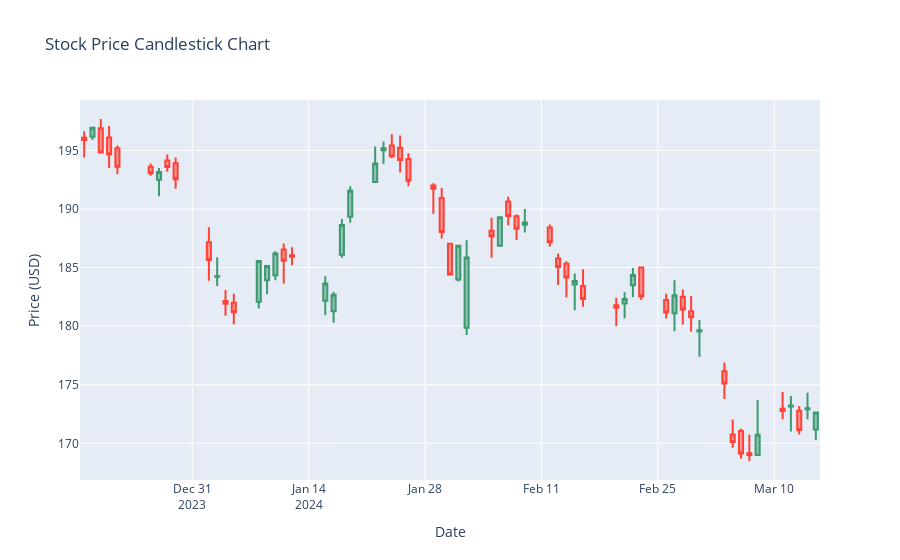

Write notebook code for a chart like this one.
### Code cell
import plotly.graph_objects as go

# 繪製蠟燭圖
fig = go.Figure(data=[go.Candlestick(x=data.index,
                open=data['open'],
                high=data['high'],
                low=data['low'],
                close=data['close'])])

# 更新圖表布局
fig.update_layout(title='Stock Price Candlestick Chart',
                  xaxis_title='Date',
                  yaxis_title='Price (USD)',
                  xaxis_rangeslider_visible=False)  # 隱藏範圍滑塊

fig.show()
